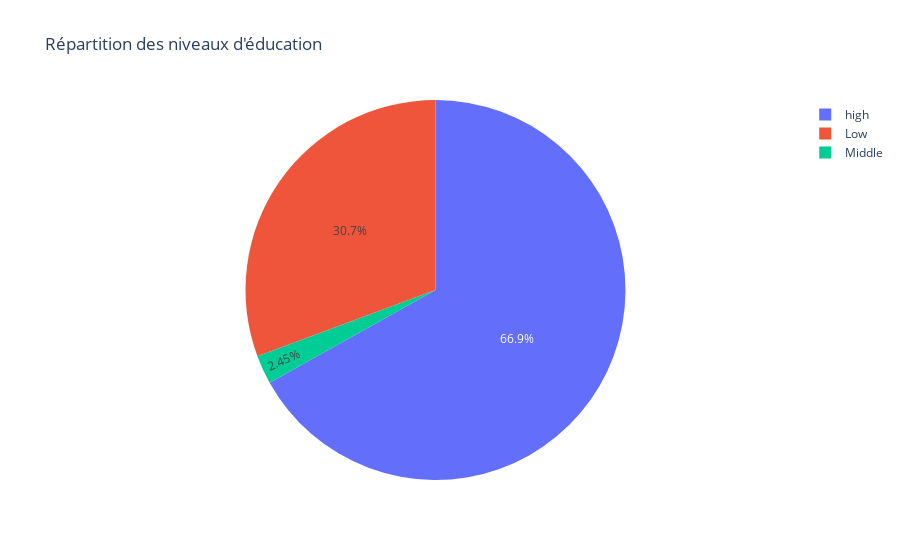

The notebook cell this image was saved under:
### Code cell
education_level_dist = px.pie(data, names="Education_level", title="Répartition des niveaux d'éducation")
education_level_dist.show()

### Figure 1 — Plotly figure (JSON) as saved in the notebook; plotly's stock layout.template omitted (floating-point values rounded to 4 significant figures; data arrays with more than 128 entries replaced by an {"elided": "..."} marker saying what was removed)
{"data": [{"domain": {"x": [0, 1], "y": [0, 1]}, "hovertemplate": "Education_level=%{label}<extra></extra>", "labels": {"elided": "2208 str values"}, "legendgroup": "", "name": "", "showlegend": true, "type": "pie"}], "layout": {"legend": {"tracegroupgap": 0}, "title": {"text": "Répartition des niveaux d'éducation"}}}
